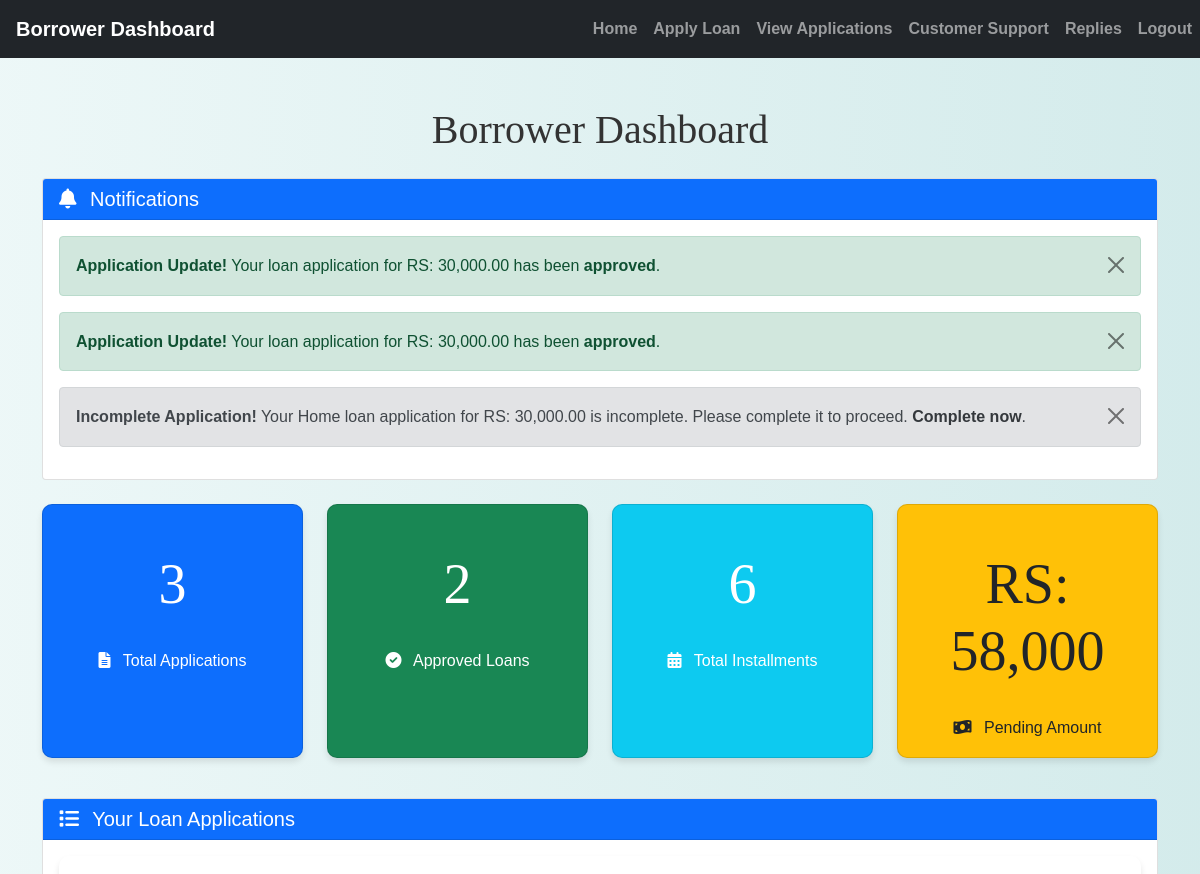
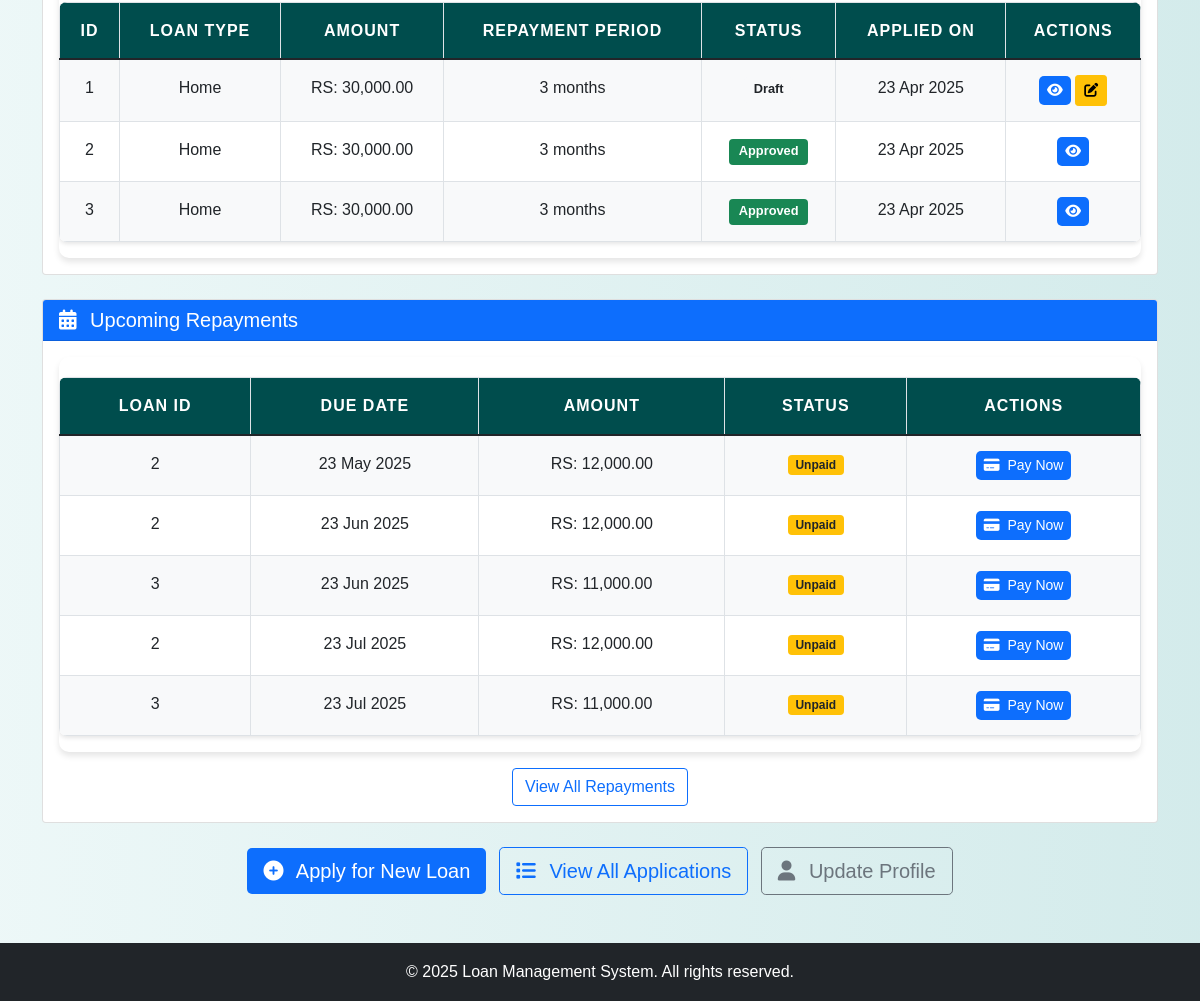
The page /borrower/borrower_home.php (signed in) on the database its author committed (2 pictures, top to bottom).
### tables this page shows
CREATE TABLE `loan_applications` (
  `id` int(11) NOT NULL,
  `user_id` int(11) NOT NULL,
  `loan_amount` decimal(10,2) NOT NULL,
  `loan_type` varchar(255) NOT NULL,
  `purpose` text NOT NULL,
  `repayment_period` int(11) NOT NULL,
  `proof_of_income` varchar(255) NOT NULL,
  `proof_of_identification` varchar(255) NOT NULL,
  `credit_history` varchar(255) NOT NULL,
  `application_status` enum('submitted','under_review','approved','rejected','partially_completed','draft') DEFAULT 'submitted',
  `created_at` timestamp NOT NULL DEFAULT current_timestamp(),
  `updated_at` timestamp NOT NULL DEFAULT current_timestamp() ON UPDATE current_timestamp(),
  `review` text NOT NULL DEFAULT ''
);

CREATE TABLE `loan_repayment_schedule` (
  `id` int(11) NOT NULL,
  `application_id` int(11) NOT NULL,
  `due_date` date NOT NULL,
  `installment_amount` decimal(10,2) NOT NULL,
  `status` enum('unpaid','paid') DEFAULT 'unpaid'
);

### borrower/borrower_home.php (the view, shortened to what the rows shown need)
<?php
include('config.php');
$user_id = $_SESSION["id"];
$applications_query = "SELECT * FROM loan_applications WHERE user_id = ?";
$stmt = $conn->prepare($applications_query);
$stmt->bind_param("i", $user_id);
$stmt->execute();
$applications_result = $stmt->get_result();
$applications = $applications_result->fetch_all(MYSQLI_ASSOC);
$total_applications = count($applications);
$approved_query = "SELECT COUNT(*) as count FROM loan_applications WHERE user_id = ? AND application_status = 'approved'";
$stmt = $conn->prepare($approved_query);
$stmt->bind_param("i", $user_id);
$stmt->execute();
$approved_result = $stmt->get_result();
$approved_count = $approved_result->fetch_assoc()['count'];
$installments_query = "SELECT COUNT(*) as count FROM loan_repayment_schedule
                      WHERE application_id IN (SELECT id FROM loan_applications WHERE user_id = ?)";
$stmt = $conn->prepare($installments_query);
$stmt->bind_param("i", $user_id);
$stmt->execute();
$installments_result = $stmt->get_result();
$total_installments = $installments_result->fetch_assoc()['count'];
$pending_amount_query = "SELECT SUM(installment_amount) as total FROM loan_repayment_schedule
                        WHERE status = 'unpaid' AND application_id IN
                        (SELECT id FROM loan_applications WHERE user_id = ?)";
$stmt = $conn->prepare($pending_amount_query);
$stmt->bind_param("i", $user_id);
$stmt->execute();
$pending_result = $stmt->get_result();
$pending_amount = $pending_result->fetch_assoc()['total'] ?: 0;
$upcoming_repayments_query = "SELECT lrs.*, la.loan_type
                             FROM loan_repayment_schedule lrs
                             JOIN loan_applications la ON lrs.application_id = la.id
                             WHERE la.user_id = ? AND lrs.status = 'unpaid'
                             AND lrs.due_date BETWEEN CURDATE() AND DATE_ADD(CURDATE(), INTERVAL 7 DAY)
                             ORDER BY lrs.due_date ASC";
$stmt = $conn->prepare($upcoming_repayments_query);
$stmt->bind_param("i", $user_id);
$stmt->execute();
$upcoming_repayments = $stmt->get_result()->fetch_all(MYSQLI_ASSOC);
$recent_status_query = "SELECT * FROM loan_applications
                       WHERE user_id = ? AND
                       (application_status = 'approved' OR application_status = 'rejected' OR
                        application_status = 'under_review')
                       AND updated_at >= DATE_SUB(CURDATE(), INTERVAL 30 DAY)
                       ORDER BY updated_at DESC";
$stmt = $conn->prepare($recent_status_query);
$stmt->bind_param("i", $user_id);
$stmt->execute();
$recent_status_changes = $stmt->get_result()->fetch_all(MYSQLI_ASSOC);
$incomplete_query = "SELECT * FROM loan_applications
                    WHERE user_id = ? AND
                    (application_status = 'draft' OR application_status = 'partially_completed')";
$stmt = $conn->prepare($incomplete_query);
$stmt->bind_param("i", $user_id);
$stmt->execute();
$incomplete_applications = $stmt->get_result()->fetch_all(MYSQLI_ASSOC);
?>
<!DOCTYPE html>
<html lang="en">
<head>
    <link href="https://cdn.jsdelivr.net/npm/bootstrap@5.1.3/dist/css/bootstrap.min.css" rel="stylesheet">
    <link href="https://cdnjs.cloudflare.com/ajax/libs/font-awesome/6.0.0-beta3/css/all.min.css" rel="stylesheet">
    <link rel="stylesheet" href="../css/style.css">
</head>
<body>
    <div class="container mt-5 mb-5">
        <h1 class="text-center mb-4">Borrower Dashboard</h1>
        <div class="row mb-4">
            <div class="col-12">
                <div class="card">
                    <div class="card-body notification-area">
                        <?php if (empty($upcoming_repayments) && empty($recent_status_changes) && empty($incomplete_applications)): ?>
                            <p class="text-center">No notifications at this time.</p>
                        <?php else: ?>
                            <?php foreach ($recent_status_changes as $change): ?>
                                <div class="alert <?= ($change['application_status'] == 'approved') ? 'alert-success' : (($change['application_status'] == 'rejected') ? 'alert-danger' : 'alert-info') ?> alert-dismissible fade show" role="alert">
                                    <strong>Application Update!</strong> Your loan application for RS: <?= number_format($change['loan_amount'], 2) ?> has been <strong><?= str_replace('_', ' ', $change['application_status']) ?></strong>.
                                    <button type="button" class="btn-close" data-bs-dismiss="alert" aria-label="Close" onclick="window.location.href='borrower_home.php?dismiss=1&type=status&id=<?= $change['id'] ?>'"></button>
                                </div>
                            <?php endforeach; ?>
                            <?php foreach ($incomplete_applications as $incomplete): ?>
                                <div class="alert alert-secondary alert-dismissible fade show" role="alert">
                                    <strong>Incomplete Application!</strong> Your <?= htmlspecialchars($incomplete['loan_type']) ?> loan application for RS: <?= number_format($incomplete['loan_amount'], 2) ?> is incomplete. Please complete it to proceed.
                                    <a href="complete_application.php?id=<?= $incomplete['id'] ?>" class="alert-link">Complete now</a>.
                                    <button type="button" class="btn-close" data-bs-dismiss="alert" aria-label="Close" onclick="window.location.href='borrower_home.php?dismiss=1&type=incomplete&id=<?= $incomplete['id'] ?>'"></button>
                                </div>
                            <?php endforeach; ?>
                        <?php endif; ?>
                    </div>
                </div>
            </div>
        </div>
        <div class="row mb-4">
            <div class="col-md-3 mb-3">
                <div class="card dashboard-card bg-primary text-white h-100">
                    <div class="card-body text-center">
                        <h1 class="display-4"><?= $total_applications ?></h1>
                    </div>
                </div>
            </div>
            <div class="col-md-3 mb-3">
                <div class="card dashboard-card bg-success text-white h-100">
                    <div class="card-body text-center">
                        <h1 class="display-4"><?= $approved_count ?></h1>
                    </div>
                </div>
            </div>
            <div class="col-md-3 mb-3">
                <div class="card dashboard-card bg-info text-white h-100">
                    <div class="card-body text-center">
                        <h1 class="display-4"><?= $total_installments ?></h1>
                    </div>
                </div>
            </div>
            <div class="col-md-3 mb-3">
                <div class="card dashboard-card bg-warning text-dark h-100">
                    <div class="card-body text-center">
                        <h1 class="display-4">RS: <?= number_format($pending_amount, 0) ?></h1>
                    </div>
                </div>
            </div>
        </div>
        <div class="row mb-4">
            <div class="col-12">
                <div class="card">
                    <div class="card-body">
                        <div class="table-responsive">
                            <table class="table table-hover">
                                <thead class="table-light">
                                    <tr>
                                        <th>ID</th>
                                        <th>Loan Type</th>
                                        <th>Amount</th>
                                        <th>Repayment Period</th>
                                        <th>Status</th>
                                        <th>Applied On</th>
                                        <th>Actions</th>
                                    </tr>
                                </thead>
                                <tbody>
                                    <?php if (empty($applications)): ?>
                                        <tr>
                                            <td colspan="7" class="text-center">No loan applications found.</td>
                                        </tr>
                                    <?php else: ?>
                                        <?php foreach ($applications as $app): ?>
                                            <tr>
                                                <td><?= $app['id'] ?></td>
                                                <td><?= htmlspecialchars($app['loan_type']) ?></td>
                                                <td>RS: <?= number_format($app['loan_amount'], 2) ?></td>
                                                <td><?= $app['repayment_period'] ?> months</td>
                                                <td>
                                                    <span class="badge status-badge <?php
                                                        echo match($app['application_status']) {
                                                            'submitted' => 'bg-secondary',
                                                            'under_review' => 'bg-info',
                                                            'approved' => 'bg-success',
                                                            'rejected' => 'bg-danger',
                                                            'partially_completed' => 'bg-warning text-dark',
                                                            'draft' => 'bg-light text-dark',
                                                            default => 'bg-secondary'
                                                        };
                                                    ?>">
                                                        <?= ucwords(str_replace('_', ' ', $app['application_status'])) ?>
                                                    </span>
                                                </td>
                                                <td><?= date('d M Y', strtotime($app['created_at'])) ?></td>
                                                <td>
                                                    <a href="view_loan_application.php?id=<?= $app['id'] ?>" class="btn btn-sm btn-primary">
                                                        <i class="fas fa-eye"></i>
                                                    </a>
                                                    <?php if ($app['application_status'] == 'draft' || $app['application_status'] == 'partially_completed'): ?>
                                                        <a href="edit_loan_application.php?id=<?= $app['id'] ?>" class="btn btn-sm btn-warning">
                                                            <i class="fas fa-edit"></i>
                                                        </a>
                                                    <?php endif; ?>
                                                </td>
                                            </tr>
                                        <?php endforeach; ?>
                                    <?php endif; ?>
                                </tbody>
                            </table>
                        </div>
                    </div>
                </div>
            </div>
        </div>
        <div class="row">
            <div class="col-12">
                <div class="card">
                    <div class="card-body">
                        <div class="table-responsive">
                            <table class="table table-hover">
                                <thead class="table-light">
                                    <tr>
                                        <th>Loan ID</th>
                                        <th>Due Date</th>
                                        <th>Amount</th>
                                        <th>Status</th>
                                        <th>Actions</th>
                                    </tr>
                                </thead>
                                <tbody>
                                    <?php
                                    $repayments_query = "SELECT lrs.*, la.loan_type
                                                        FROM loan_repayment_schedule lrs
                                                        JOIN loan_applications la ON lrs.application_id = la.id
                                                        WHERE la.user_id = ? AND lrs.status = 'unpaid'
                                                        ORDER BY lrs.due_date ASC
                                                        LIMIT 5";
                                    $stmt = $conn->prepare($repayments_query);
                                    $stmt->bind_param("i", $user_id);
                                    $stmt->execute();
                                    $repayments = $stmt->get_result()->fetch_all(MYSQLI_ASSOC);
                                    if (empty($repayments)):
                                    ?>
                                        <tr>
                                            <td colspan="5" class="text-center">No upcoming repayments found.</td>
                                        </tr>
                                    <?php else: ?>
                                        <?php foreach ($repayments as $repayment): ?>
                                            <tr>
                                                <td><?= $repayment['application_id'] ?></td>
                                                <td><?= date('d M Y', strtotime($repayment['due_date'])) ?></td>
                                                <td>RS: <?= number_format($repayment['installment_amount'], 2) ?></td>
                                                <td>
                                                    <span class="badge <?= ($repayment['status'] == 'paid') ? 'bg-success' : 'bg-warning text-dark' ?>">
                                                        <?= ucfirst($repayment['status']) ?>
                                                    </span>
                                                </td>
                                                <td>
                                                    <?php if ($repayment['status'] == 'unpaid'): ?>
                                                        <a href="view_applications.php" class="btn btn-sm btn-primary">
                                                            <i class="fas fa-credit-card me-1"></i> Pay Now
                                                        </a>
                                                    <?php else: ?>
                                                        <button class="btn btn-sm btn-success" disabled>
                                                            <i class="fas fa-check me-1"></i> Paid
                                                        </button>
                                                    <?php endif; ?>
                                                </td>
                                            </tr>
                                        <?php endforeach; ?>
                                    <?php endif; ?>
                                </tbody>
                            </table>
                        </div>
                    </div>
                </div>
            </div>
        </div>
    </div>
</body>
</html>

### rows shown on the page
loan_applications: loan_amount "30,000.00", application_status "approved", id "2", loan_type "Home", repayment_period "3", application_status "Approved", created_at "23 Apr 2025"
loan_applications: loan_amount "30,000.00", application_status "approved", id "3", loan_type "Home", repayment_period "3", application_status "Approved", created_at "23 Apr 2025"
loan_applications: loan_type "Home", loan_amount "30,000.00", id "1", repayment_period "3", application_status "Draft", created_at "23 Apr 2025"
loan_repayment_schedule: application "2", due_date "23 May 2025", installment_amount "12,000.00", status "Unpaid", shows "Pay Now"
loan_repayment_schedule: application "2", due_date "23 Jun 2025", installment_amount "12,000.00", status "Unpaid", shows "Pay Now"
loan_repayment_schedule: application "3", due_date "23 Jun 2025", installment_amount "11,000.00", status "Unpaid", shows "Pay Now"
loan_repayment_schedule: application "2", due_date "23 Jul 2025", installment_amount "12,000.00", status "Unpaid", shows "Pay Now"
loan_repayment_schedule: application "3", due_date "23 Jul 2025", installment_amount "11,000.00", status "Unpaid", shows "Pay Now"

### other values the page prints
$total_applications "3"
$approved_count "2"
$total_installments "6"
$pending_amount "58,000"
